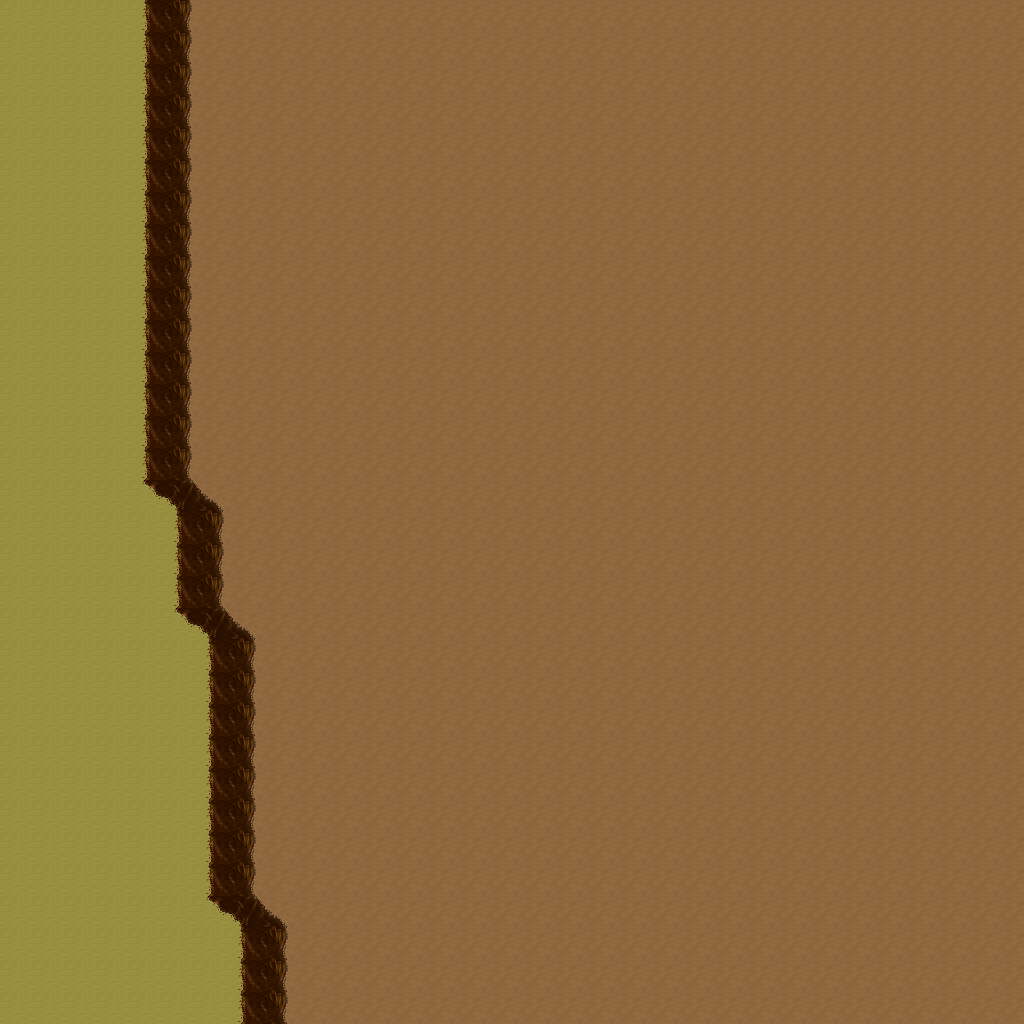

The image is a tile-based game level rendered from a .tmx file. Its description and source (layers, tilesets, objects; grid data summarised) follow:
An orthogonal 32x32 tile map with 32x32 px tiles, 5 tile layers (Ground, Objects, Objects2, Above, ...), 1 hidden layer not drawn, 19 tilesets.

<map version="1.10" tiledversion="1.11.0" orientation="orthogonal" renderorder="right-down" width="32" height="32" tilewidth="32" tileheight="32" infinite="0" nextlayerid="11" nextobjectid="1">
 <tileset firstgid="1" name="ground_ground" tilewidth="32" tileheight="32" tilecount="33" columns="3">
  <image source="../drawable/ground_ground.png" width="96" height="352" />
 </tileset>
 <tileset firstgid="34" name="ground_ridge_earth_dark" tilewidth="32" tileheight="32" tilecount="96" columns="12">
  <image source="../drawable/ground_ridge_earth_dark.png" width="384" height="256" />
 </tileset>
 <tileset firstgid="130" name="ground_rock_pebbles" tilewidth="32" tileheight="32" tilecount="3" columns="1">
  <image source="../drawable/ground_rock_pebbles.png" width="32" height="96" />
 </tileset>
 <tileset firstgid="133" name="ground_earth_edges" tilewidth="32" tileheight="32" tilecount="18" columns="6">
  <image source="../drawable/ground_earth_edges.png" width="192" height="96" />
 </tileset>
 <tileset firstgid="151" name="plant_leaves" tilewidth="32" tileheight="32" tilecount="8" columns="4">
  <image source="../drawable/plant_leaves.png" width="128" height="64" />
 </tileset>
 <tileset firstgid="159" name="plant_flower_daisy_yellow" tilewidth="32" tileheight="32" tilecount="8" columns="2">
  <image source="../drawable/plant_flower_daisy_yellow.png" width="64" height="128" />
 </tileset>
 <tileset firstgid="167" name="plant_grasses" tilewidth="32" tileheight="32" tilecount="6" columns="3">
  <image source="../drawable/plant_grasses.png" width="96" height="64" />
 </tileset>
 <tileset firstgid="173" name="ground_cobbled_paving" tilewidth="32" tileheight="32" tilecount="1" columns="1">
  <image source="../drawable/ground_cobbled_paving.png" width="32" height="32" />
 </tileset>
 <tileset firstgid="174" name="plant_flower_daisy_white" tilewidth="32" tileheight="32" tilecount="8" columns="2">
  <image source="../drawable/plant_flower_daisy_white.png" width="64" height="128" />
 </tileset>
 <tileset firstgid="182" name="plant_flower_daisy_red" tilewidth="32" tileheight="32" tilecount="8" columns="2">
  <image source="../drawable/plant_flower_daisy_red.png" width="64" height="128" />
 </tileset>
 <tileset firstgid="190" name="logic_collision" tilewidth="32" tileheight="32" tilecount="1" columns="1">
  <image source="../drawable/logic_collision.png" width="32" height="32" />
 </tileset>
 <tileset firstgid="191" name="logic_creature_sheepman" tilewidth="32" tileheight="32" tilecount="4" columns="4">
  <image source="../drawable/logic_creature_sheepman.png" width="128" height="32" />
 </tileset>
 <tileset firstgid="195" name="object_tan_tent" tilewidth="32" tileheight="32" tilecount="25" columns="5">
  <image source="../drawable/object_tan_tent.png" width="160" height="160" />
 </tileset>
 <tileset firstgid="220" name="item_campfires" tilewidth="32" tileheight="32" tilecount="2" columns="2">
  <image source="../drawable/item_campfires.png" width="64" height="32" />
 </tileset>
 <tileset firstgid="222" name="plant_tree_dead_tree_4" tilewidth="32" tileheight="32" tilecount="20" columns="4">
  <image source="../drawable/plant_tree_dead_tree_4.png" width="128" height="160" />
 </tileset>
 <tileset firstgid="242" name="plant_tree_fall_trees" tilewidth="32" tileheight="32" tilecount="40" columns="8">
  <image source="../drawable/plant_tree_fall_trees.png" width="256" height="160" />
 </tileset>
 <tileset firstgid="282" name="object_well_hoist" tilewidth="32" tileheight="32" tilecount="9" columns="3">
  <image source="../drawable/object_well_hoist.png" width="96" height="96" />
 </tileset>
 <tileset firstgid="291" name="logic_creature_mutant" tilewidth="32" tileheight="32" tilecount="7" columns="7">
  <image source="../drawable/logic_creature_mutant.png" width="224" height="32" />
 </tileset>
 <tileset firstgid="298" name="ground_grass_edges" tilewidth="32" tileheight="32" tilecount="36" columns="12">
  <image source="../drawable/ground_grass_edges.png" width="384" height="96" />
 </tileset>
 <layer id="1" name="Ground" width="32" height="32">
  <data>[1024 cells, 1024 non-empty, 2 distinct tile ids]</data>
 </layer>
 <layer id="2" name="Objects" width="32" height="32">
  <data>[1024 cells, 67 non-empty, 5 distinct tile ids]</data>
 </layer>
 <layer id="3" name="Objects2" width="32" height="32">
  <data>[1024 cells, 0 non-empty, 0 distinct tile ids]</data>
 </layer>
 <layer id="4" name="Above" width="32" height="32">
  <data>[1024 cells, 0 non-empty, 0 distinct tile ids]</data>
 </layer>
 <layer id="5" name="Above2" width="32" height="32">
  <data>[1024 cells, 0 non-empty, 0 distinct tile ids]</data>
 </layer>
 <layer id="6" name="Walkable" width="32" height="32" visible="0">
  <data>[1024 cells, 64 non-empty, 1 distinct tile ids]</data>
 </layer>
 <objectgroup id="7" name="Mapevents" />
 <objectgroup id="8" name="Spawn" />
 <objectgroup id="9" name="Keys" />
 <objectgroup id="10" name="Replace" />
</map>
